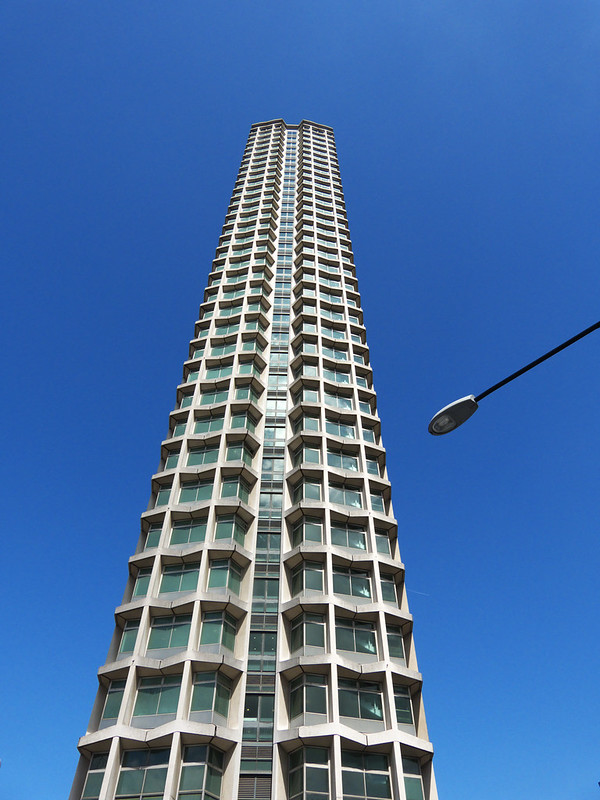
#> input picture Computer Vision/imgs/building.jpg, 600 x 800 px, given in place of zebra.png, which was not available
$ python HarrisDetector_report.py
#> lines starting #> are read from the running program, lines starting #| are printed output that depends on the picture; after the words box and inside, x2 and y2 are one past the last pixel; in counts of white or black regions, pixels touching at a corner belong together; pictures that were not available may be replaced by others from this repository, and a replacement may not be noted
import numpy as np
import cv2

def my_padding(src, filter):
    (h, w) = src.shape
    (h_pad, w_pad) = filter.shape
    h_pad = h_pad // 2
    w_pad = w_pad // 2
    padding_img = np.zeros((h+h_pad*2, w+w_pad*2))
    padding_img[h_pad:h+h_pad, w_pad:w+w_pad] = src

    # repetition padding
    # up
    padding_img[:h_pad, w_pad:w_pad + w] = src[0, :]
    # down
    padding_img[h_pad + h:, w_pad:w_pad + w] = src[h - 1, :]
    # left
    padding_img[:, :w_pad] = padding_img[:, w_pad:w_pad + 1]
    # right
    padding_img[:, w_pad + w:] = padding_img[:, w_pad + w - 1:w_pad + w]

    return padding_img

def my_filtering(src, filter):
    (h, w) = src.shape
    (f_h, f_w) = filter.shape

    #filter 확인
    print('<filter>')
    print(filter)

    # 직접 구현한 my_padding 함수를 이용
    pad_img = my_padding(src, filter)

    dst = np.zeros((h, w))
    for row in range(h):
        for col in range(w):
            dst[row, col] = np.sum(pad_img[row:row + f_h, col:col + f_w] * filter)

    return dst

def get_my_sobel():
    sobel_x = np.dot(np.array([[1], [2], [1]]), np.array([[-1, 0, 1]]))
    sobel_y = np.dot(np.array([[-1], [0], [1]]), np.array([[1, 2, 1]]))
    return sobel_x, sobel_y

def my_get_Gaussian_filter(fshape, sigma=1):
    (f_h, f_w) = fshape
    y, x = np.mgrid[-(f_h // 2):(f_h // 2) + 1, -(f_w // 2):(f_w // 2) + 1]
    #2차 gaussian mask 생성
    filter_gaus =   1 / (2 * np.pi * sigma**2) * np.exp(-(( x**2 + y**2 )/(2 * sigma**2)))
    #mask의 총 합 = 1
    filter_gaus /= np.sum(filter_gaus)
    return filter_gaus

def GaussianFiltering(src, fshape = (3,3), sigma=1):
    gaus = my_get_Gaussian_filter(fshape, sigma)
    dst = my_filtering(src, gaus)
    return dst

def find_local_maxima(src, ksize):
    (h, w) = src.shape
    pad_img = np.zeros((h+ksize, w+ksize))
    pad_img[ksize//2:h+ksize//2, ksize//2:w+ksize//2] = src
    dst = np.zeros((h, w))

    for row in range(h):
        for col in range(w):
            max_val = np.max(pad_img[row : row+ksize, col:col+ksize])
            if max_val == 0:
                continue
            if src[row, col] == max_val:
                dst[row, col] = src[row, col]

    return dst

def calc_derivatives(src):
    """
    #ToDo
    3x3 sobel 필터를 사용해서 Ix Iy 구하기
    :param src: 입력 이미지 (흑백)
    :return: Ix, Iy
    """

    sobel_x, sobel_y = get_my_sobel()

    Ix = my_filtering(src, sobel_x)
    Iy = my_filtering(src, sobel_y)

    return Ix, Iy


def HarrisDetector(src, gaus_filter_size = 3, gaus_sigma = 1, alpha = 0.04, threshold_rate = 0.01):
    (h, w) = src.shape
    # calculate Ix, Iy
    Ix, Iy = calc_derivatives(src)

    #0 ~ 1 사이의 값으로 변경 후 0 ~ 255로 변경 -> 결과가 잘 나왔는지 확인하기위해서
    dst_x_Norm = ((Ix - np.min(Ix) )/np.max(Ix - np.min(Ix)) * 255 + 0.5).astype(np.uint8)
    dst_y_Norm = ((Iy - np.min(Iy) )/np.max(Iy - np.min(Iy)) * 255 + 0.5).astype(np.uint8)
    cv2.imshow('Image derivatives: dst_x_Norm', dst_x_Norm)
    cv2.imshow('Image derivatives: dst_y_Norm', dst_y_Norm)
    cv2.waitKey()
    cv2.destroyWindow('Image derivatives: dst_x_Norm')
    cv2.destroyWindow('Image derivatives: dst_y_Norm')

    """
    #ToDo
    IxIx = Ix^2
    IyIy = Iy^2
    IxIy = Ix * Iy
    #구하기
    """
    # Square of derivatives
    IxIx = Ix**2
    IyIy = Iy**2
    IxIy = Ix * Iy

    #0 ~ 1 사이의 값으로 변경 후 0 ~ 255로 변경 -> 결과가 잘 나왔는지 확인하기위해서
    dst_IxIy_Norm = ((IxIy - np.min(IxIy) )/np.max(IxIy - np.min(IxIy)) * 255 + 0.5).astype(np.uint8)
    cv2.imshow('Square of derivatives: IxIx', IxIx)
    cv2.imwrite('./results/Square of derivatives: IxIx.png', IxIx)

    cv2.imshow('Square of derivatives: IyIy', IyIy)
    cv2.imwrite('./results/Square of derivatives: IyIy.png', IyIy)

    #cv2.imshow('IxIy', IxIy)
    cv2.imshow('Square of derivatives: dst_IxIy_Norm', dst_IxIy_Norm)
    cv2.imwrite('./results/Square of derivatives: dst_IxIy_Norm.png', dst_IxIy_Norm)

    cv2.waitKey()
    cv2.destroyWindow('Square of derivatives: IxIx')
    cv2.destroyWindow('Square of derivatives: IyIy')
    #cv2.destroyWindow('IxIy')
    cv2.destroyWindow('Square of derivatives: dst_IxIy_Norm')

    # Gaussian filter
    """
    #ToDo
    #가우시안 필터 적용하기
    #G_IxIx = IxIx에 가우시안 필터 적용
    #G_IyIy = IyIy에 가우시안 필터 적용
    #G_IxIy = IxIy에 가우시안 필터 적용
    """
    gaus_filter_size = (gaus_filter_size, gaus_filter_size)
    G_IxIx = GaussianFiltering(IxIx, gaus_filter_size, gaus_sigma)
    G_IyIy = GaussianFiltering(IyIy, gaus_filter_size, gaus_sigma)
    G_IxIy = GaussianFiltering(IxIy, gaus_filter_size, gaus_sigma)

    #0 ~ 1 사이의 값으로 변경 후 0 ~ 255로 변경 -> 결과가 잘 나왔는지 확인하기위해서
    G_dst_IxIy_Norm = ((G_IxIy - np.min(G_IxIy))/np.max(G_IxIy - np.min(G_IxIy)) * 255 + 0.5).astype(np.uint8)
    cv2.imshow('Gaussian filter: G_IxIx', G_IxIx)
    cv2.imwrite('./results/Gaussian filter: Gaussian filter: G_IxIx.png', G_IxIx)

    cv2.imshow('Gaussian filter: G_IyIy', G_IyIy)
    cv2.imwrite('./results/Gaussian filter: Gaussian filter: G_IyIy.png', G_IyIy)

    #cv2.imshow('G_IxIy', G_IxIy)
    cv2.imshow('Gaussian filter: G_dst_IxIy_Norm', G_dst_IxIy_Norm)
    cv2.imwrite('./results/Gaussian filter: G_dst_IxIy_Norm.png', G_dst_IxIy_Norm)

    cv2.waitKey()
    cv2.destroyWindow('Gaussian filter: G_IxIx')
    cv2.destroyWindow('Gaussian filter: G_IyIy')
    #cv2.destroyWindow('G_IxIy')
    cv2.destroyWindow('Gaussian filter: G_dst_IxIy_Norm')

    # Cornerness function - both eigenvalues are strong
    """
    #ToDo
    # har 구하기
    """
    har = G_IxIx*G_IyIy - G_IxIy**2 - alpha*((G_IxIx +G_IyIy)**2)

    #0 ~ 1 사이의 값으로 변경 후 0 ~ 255로 변경 -> 결과가 잘 나왔는지 확인하기위해서
    G_dst_har_Norm = ((har - np.min(har) )/np.max(har - np.min(har)) * 255 + 0.5).astype(np.uint8)
    cv2.imshow('har before threshold', G_dst_har_Norm)
    cv2.imwrite('./results/har before threshold.png', G_dst_har_Norm)

    # thresholding
    har[har < threshold_rate * np.max(har)] = 0

    #0 ~ 1 사이의 값으로 변경 후 0 ~ 255로 변경 -> 결과가 잘 나왔는지 확인하기위해서
    G_dst_har_thresh_Norm = ((har - np.min(har) )/np.max(har - np.min(har)) * 255 + 0.5).astype(np.uint8)
    cv2.imshow('har after threshold', G_dst_har_thresh_Norm)
    cv2.imwrite('./results/har after threshold.png', G_dst_har_thresh_Norm)

    #주변에서 가장 큰 값만 남기고 나머지 지우기
    dst = find_local_maxima(har, 21)

    return dst

def main():
    src = cv2.imread('../imgs/zebra.png')
#> src is the input picture: shape (800, 600, 3); mean B, G, R 164, 111.2, 72.3
    harris_img = src.copy()
    gray = cv2.cvtColor(src, cv2.COLOR_BGR2GRAY).astype(np.float32) / 255.
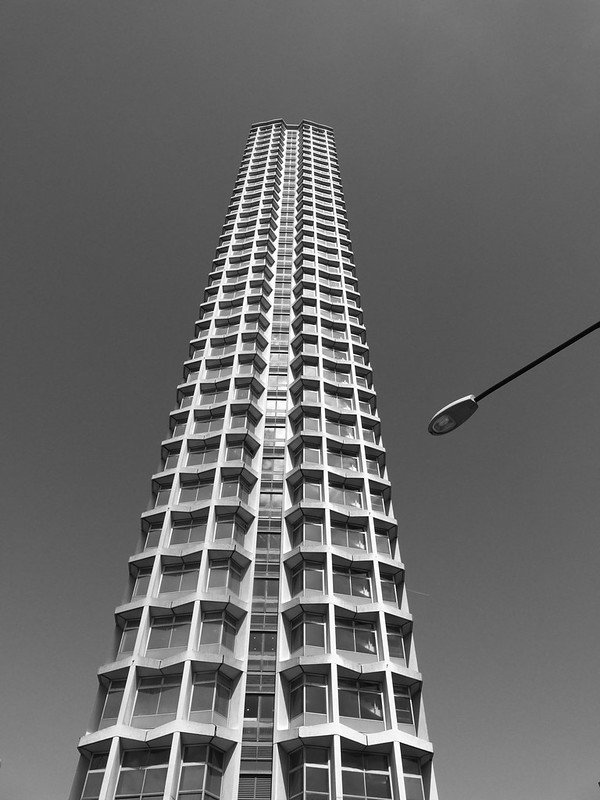
#> gray: shape (800, 600) float32; min 0, max 1, mean 0.414
    cv2.imshow('original', src)
    cv2.imwrite('./results/original.png', src)


    dst = HarrisDetector(gray, gaus_filter_size=3, gaus_sigma=1, alpha = 0.04)
#> after the loop in my_filtering (call 2), `for row in range(h):`:
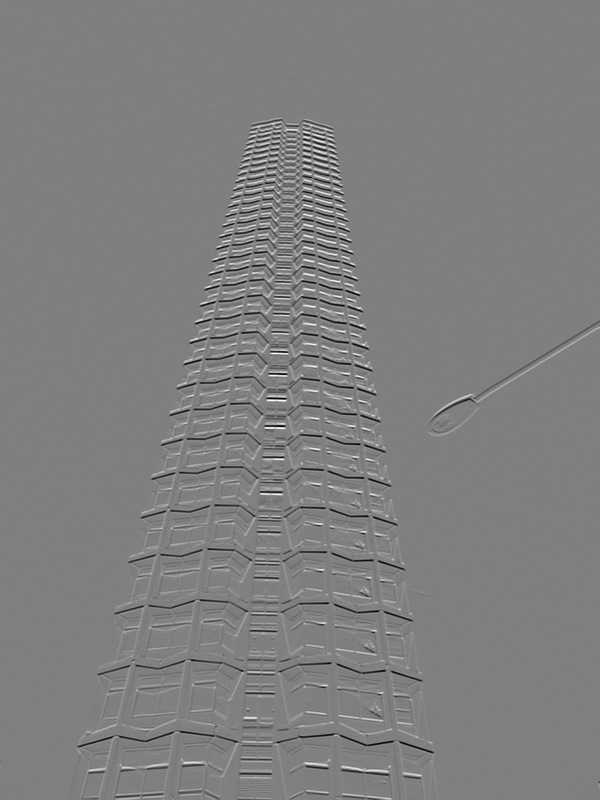
#> dst: shape (800, 600) float64; min -3.96, max 3.96, mean 0.000778; drawn with min black and max white
#> in my_padding (call 3), `padding_img[:h_pad, w_pad:w_pad + w] = src[0, :]`:
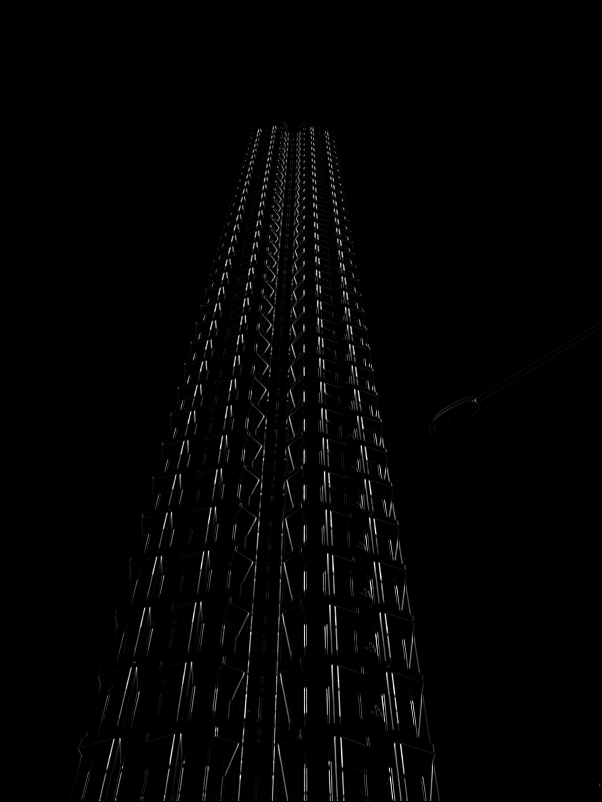
#> padding_img: shape (802, 602) float64; min 0, max 14.5, mean 0.201; drawn with min black and max white
#> in my_padding (call 3), `padding_img[h_pad + h:, w_pad:w_pad + w] = src[h - 1, :]`: padding_img: shape (802, 602) float64; 0.11% of pixels changed, all inside (x1, y1, x2, y2) = (1, 801, 601, 802)
#> in my_padding (call 3), `padding_img[:, :w_pad] = padding_img[:, w_pad:w_pad + 1]`: padding_img: shape (802, 602) float64; min 0, max 14.5, mean 0.202
#> in my_padding (call 3), `padding_img[:, w_pad + w:] = padding_img[:, w_pad + w - 1:w_pad + w]`: padding_img: shape (802, 602) float64; min 0, max 14.5, mean 0.202
#> in my_padding (call 4), `padding_img[:h_pad, w_pad:w_pad + w] = src[0, :]`:
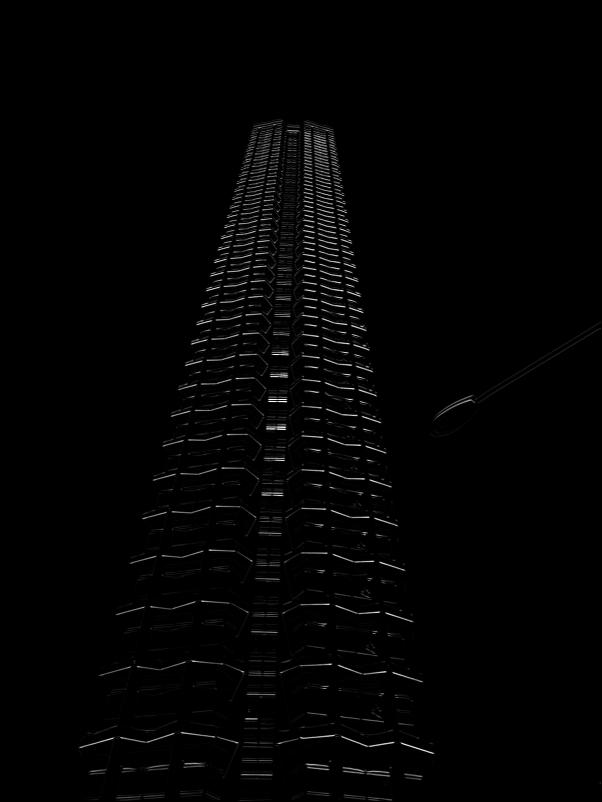
#> padding_img: shape (802, 602) float64; min 0, max 15.66, mean 0.199; drawn with min black and max white
#> in my_padding (call 4), `padding_img[:, :w_pad] = padding_img[:, w_pad:w_pad + 1]`: padding_img: shape (802, 602) float64; min 0, max 15.66, mean 0.199
#> in my_padding (call 4), `padding_img[:, w_pad + w:] = padding_img[:, w_pad + w - 1:w_pad + w]`: padding_img: shape (802, 602) float64; min 0, max 15.66, mean 0.199
#> after the loop in my_filtering (call 4), `for row in range(h):`:
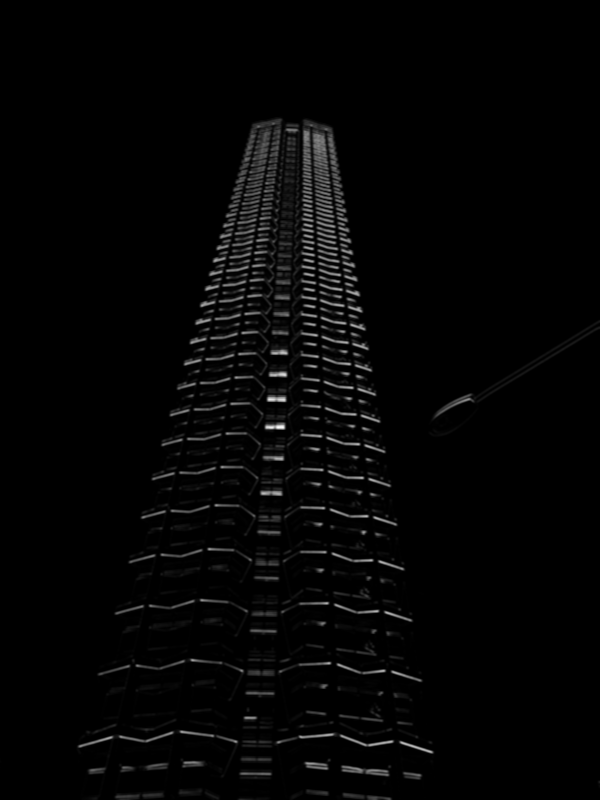
#> dst: shape (800, 600) float64; min 0, max 10.17, mean 0.2; drawn with min black and max white
#> in my_padding (call 5), `padding_img[:h_pad, w_pad:w_pad + w] = src[0, :]`: padding_img: shape (802, 602) float64; min -6.49, max 6.14, mean -0.00447
#> in my_padding (call 5), `padding_img[h_pad + h:, w_pad:w_pad + w] = src[h - 1, :]`: padding_img: shape (802, 602) float64; min -6.49, max 6.14, mean -0.00448
#> in my_padding (call 5), `padding_img[:, :w_pad] = padding_img[:, w_pad:w_pad + 1]`: padding_img: shape (802, 602) float64; min -6.49, max 6.14, mean -0.00448
#> in my_padding (call 5), `padding_img[:, w_pad + w:] = padding_img[:, w_pad + w - 1:w_pad + w]`: padding_img: shape (802, 602) float64; min -6.49, max 6.14, mean -0.00447
#> in HarrisDetector, `har = G_IxIx*G_IyIy - G_IxIy**2 - alpha*((G_IxIx +G_IyIy)**2)`:
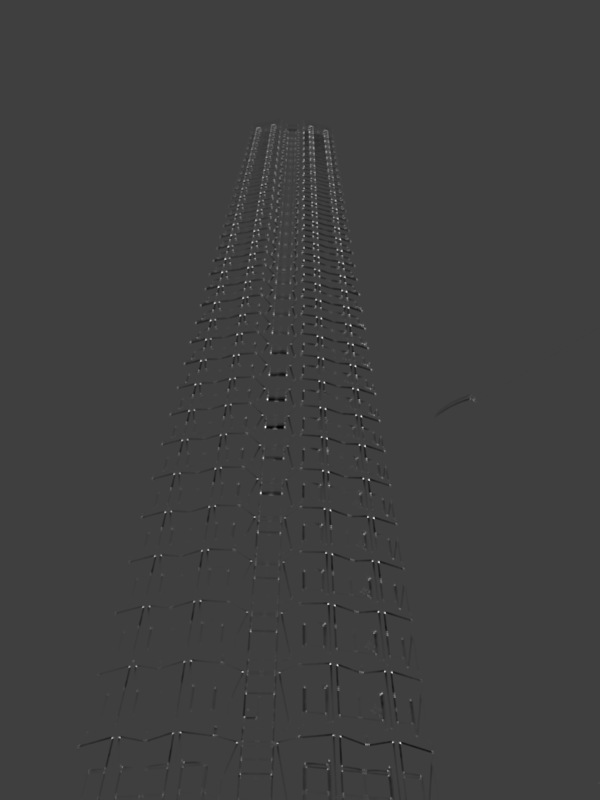
#> har: shape (800, 600) float64; min -4.13, max 12.44, mean 7.62e-05; drawn with min black and max white
#> in HarrisDetector, `har[har < threshold_rate * np.max(har)] = 0`:
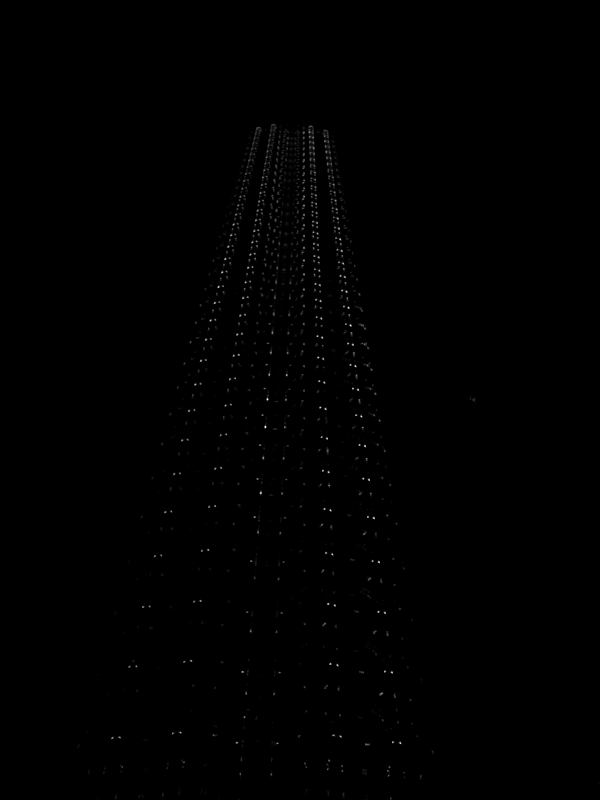
#> har: shape (800, 600) float64; min 0, max 12.44, mean 0.0324; drawn with min black and max white
    dst = cv2.dilate(dst, None)
    interest_points = np.zeros((dst.shape[0], dst.shape[1], 3))
    interest_points[dst != 0]=[0, 0, 255]
    harris_img[dst != 0]=[0, 0, 255]
    cv2.imshow('interest points', interest_points)
    cv2.imwrite('./results/interest points.png', interest_points)
    cv2.imshow('harris_img', harris_img)
    cv2.imwrite('./results/harris_img.png', harris_img)
    cv2.waitKey()
    cv2.destroyAllWindows()

if __name__ =='__main__':
    main()

$ run again, on Computer Vision/imgs/library1.jpg
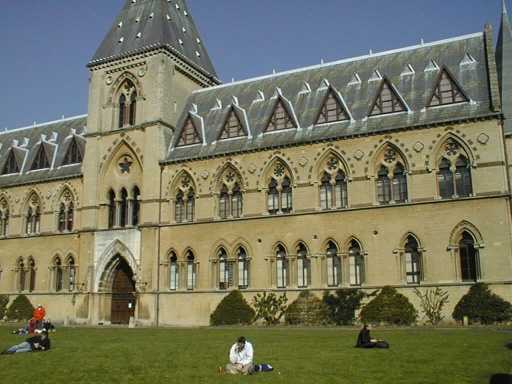
#> input picture Computer Vision/imgs/library1.jpg, 512 x 384 px, given in place of zebra.png, which was not available
#> in main, src is the input picture: shape (384, 512, 3); mean B, G, R 94.6, 117.4, 116.2
#> after the loop in my_filtering (call 5), `for row in range(h):`:
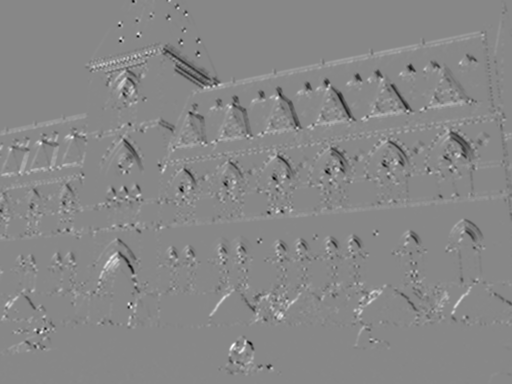
#> dst: shape (384, 512) float64; min -1.72, max 1.51, mean 0.00219; drawn with min black and max white
#> in HarrisDetector, `har[har < threshold_rate * np.max(har)] = 0`:
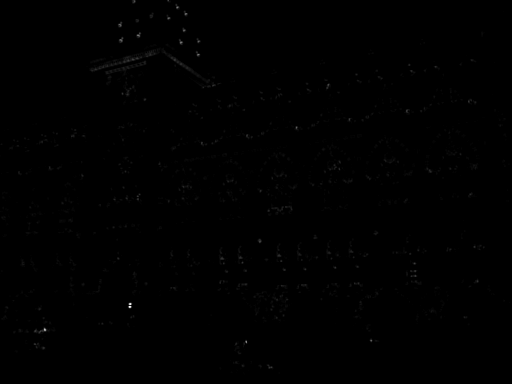
#> har: shape (384, 512) float64; min 0, max 6.15, mean 0.012; drawn with min black and max white
